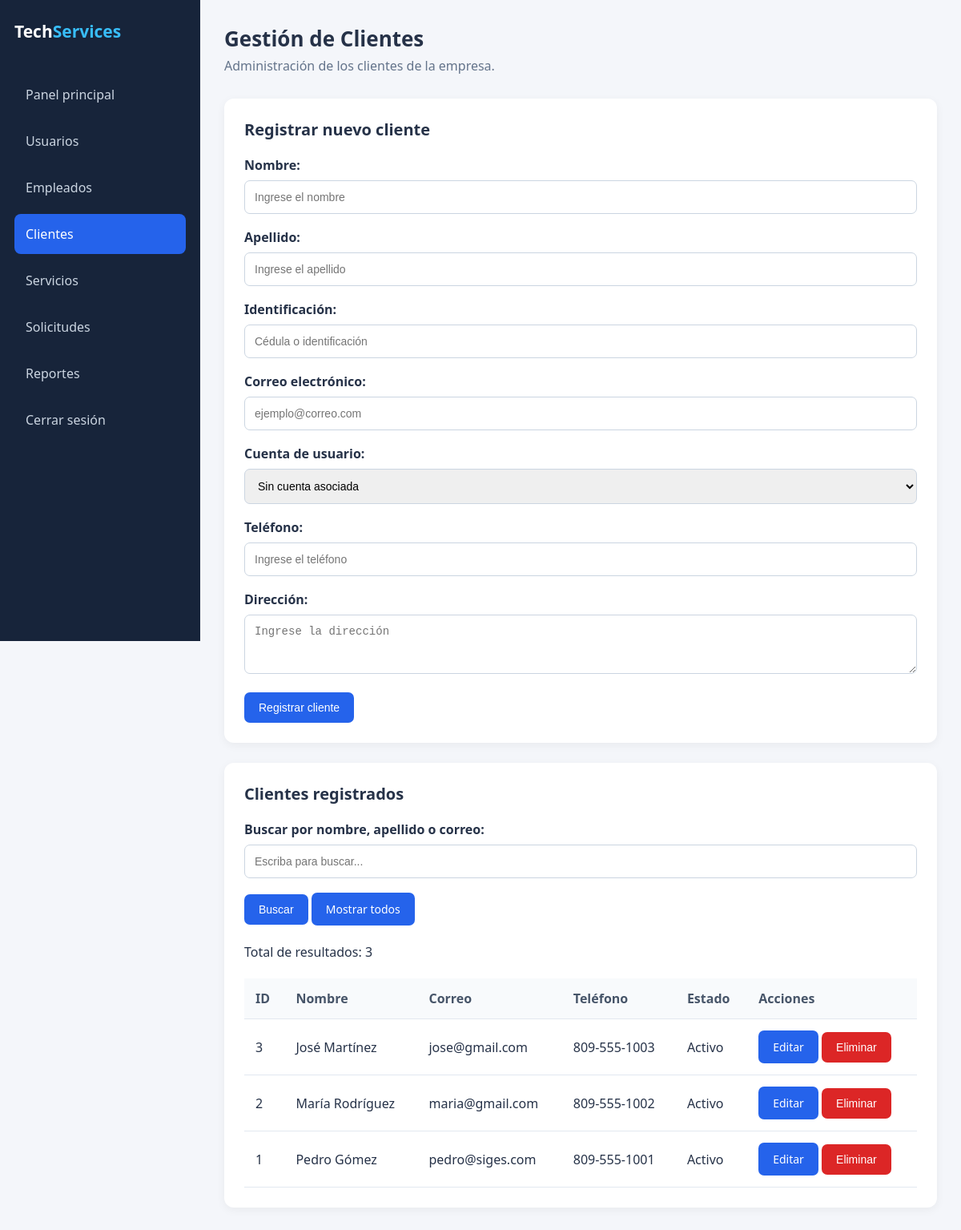
The page /clientes/index.php (signed in) on the database its author committed.
### tables this page shows
CREATE TABLE clientes (
    id INT AUTO_INCREMENT PRIMARY KEY,
    usuario_id INT NULL UNIQUE,
    nombre VARCHAR(100) NOT NULL,
    apellido VARCHAR(100) NOT NULL DEFAULT '',
    identificacion VARCHAR(30) NULL,
    telefono VARCHAR(20) NOT NULL,
    correo VARCHAR(100) NOT NULL,
    direccion VARCHAR(200) NOT NULL,
    estado ENUM('Activo', 'Inactivo') NOT NULL DEFAULT 'Activo',
    CONSTRAINT fk_clientes_usuarios
    FOREIGN KEY (usuario_id) REFERENCES usuarios(id)
);

### clientes/index.php (the view, shortened to what this page needs)
<?php
require_once "../config/conexion.php";
function limpiar($dato) {
    return htmlspecialchars((string)$dato, ENT_QUOTES, "UTF-8");
}
$clienteEditar = null;
$busqueda = trim($_GET["buscar"] ?? "");
if ($busqueda !== "") {
    $consulta = $conexion->prepare(
        "SELECT * FROM clientes
         WHERE nombre LIKE ?
         OR apellido LIKE ?
         OR correo LIKE ?
         ORDER BY id DESC"
    );
    $termino = "%$busqueda%";
    $consulta->execute([
        $termino,
        $termino,
        $termino
    ]);
} else {
    $consulta = $conexion->query(
        "SELECT * FROM clientes ORDER BY id DESC"
    );
}
$clientes = $consulta->fetchAll(PDO::FETCH_ASSOC);
?>
<!DOCTYPE html>
<html lang="es">
<head>
    <link rel="stylesheet" href="../assets/css/dashboard.css">
</head>
<body>
    <?php
        include "../includes/sidebar.php";
    ?>
    <main class="main-content">
        <header class="header">
            <div>
                <h1>Gestión de Clientes</h1>
                <p>Administración de los clientes de la empresa.</p>
            </div>
        </header>
        <section class="section">
            <h2>
                <?php echo $clienteEditar ? "Editar cliente" : "Registrar nuevo cliente"; ?>
            </h2>
            <form method="POST" action="index.php">
                <label>Nombre:</label>
                <input
                    type="text"
                    name="nombre"
                    required
                    value="<?php echo limpiar($clienteEditar["nombre"] ?? ""); ?>"
                    placeholder="Ingrese el nombre"
                >
                <label>Apellido:</label>
                <input
                    type="text"
                    name="apellido"
                    required
                    value="<?php echo limpiar($clienteEditar["apellido"] ?? ""); ?>"
                    placeholder="Ingrese el apellido"
                >
                <label>Identificación:</label>
                <input
                    type="text"
                    name="identificacion"
                    value="<?php echo limpiar($clienteEditar["identificacion"] ?? ""); ?>"
                    placeholder="Cédula o identificación"
                >
                <label>Correo electrónico:</label>
                <input
                    type="email"
                    name="correo"
                    required
                    value="<?php echo limpiar($clienteEditar["correo"] ?? ""); ?>"
                    placeholder="ejemplo@correo.com"
                >
                <label>Cuenta de usuario:</label>
                <select name="usuario_id">
                    <option value="">Sin cuenta asociada</option>
                </select>
                <label>Teléfono:</label>
                <input
                    type="text"
                    name="telefono"
                    required
                    value="<?php echo limpiar($clienteEditar["telefono"] ?? ""); ?>"
                    placeholder="Ingrese el teléfono"
                >
                <label>Dirección:</label>
                <textarea
                    name="direccion"
                    rows="3"
                    required
                    placeholder="Ingrese la dirección"
                ><?php echo limpiar($clienteEditar["direccion"] ?? ""); ?></textarea>
                <button type="submit" class="btn">
                    <?php echo $clienteEditar ? "Guardar cambios" : "Registrar cliente"; ?>
                </button>
            </form>
        </section>
        <section class="section">
            <h2>Clientes registrados</h2>
            <form method="GET" action="index.php">
                <label>Buscar por nombre, apellido o correo:</label>
                <input
                    type="text"
                    name="buscar"
                    value="<?php echo limpiar($busqueda); ?>"
                    placeholder="Escriba para buscar..."
                >
                <button type="submit" class="btn">
                    Buscar
                </button>
                <a href="index.php" class="btn">
                    Mostrar todos
                </a>
            </form>
            <br>
            <p>Total de resultados: <?php echo count($clientes); ?></p>
            <br>
            <table>
                <thead>
                    <tr>
                        <th>ID</th>
                        <th>Nombre</th>
                        <th>Correo</th>
                        <th>Teléfono</th>
                        <th>Estado</th>
                        <th>Acciones</th>
                    </tr>
                </thead>
                <tbody>
                    <?php foreach ($clientes as $cliente): ?>
                        <tr>
                            <td><?php echo limpiar($cliente["id"]); ?></td>
                            <td>
                                <?php
                                echo limpiar(
                                    $cliente["nombre"] . " " . $cliente["apellido"]
                                );
                                ?>
                            </td>
                            <td><?php echo limpiar($cliente["correo"]); ?></td>
                            <td><?php echo limpiar($cliente["telefono"]); ?></td>
                            <td><?php echo limpiar($cliente["estado"]); ?></td>
                            <td>
                                <a
                                    href="index.php?editar=<?php echo limpiar($cliente["id"]); ?>"
                                    class="btn"
                                >
                                    Editar
                                </a>
                                <form
                                    method="POST"
                                    action="index.php"
                                    onsubmit="return confirm('¿Seguro que deseas eliminar este cliente?');"
                                    style="display:inline;"
                                >
                                    <button type="submit" class="btn btn-danger">
                                        Eliminar
                                    </button>
                                </form>
                            </td>
                        </tr>
                    <?php endforeach; ?>
                </tbody>
            </table>
        </section>
    </main>
</body>
</html>

### assets/css/dashboard.css (style rules this page uses)
* { margin: 0; padding: 0; box-sizing: border-box; }
body { font-family: 'Segoe UI', Arial, sans-serif; background: #f4f6fa; color: #263248; }
.main-content { margin-left: 250px; padding: 30px; }
.header { display: flex; justify-content: space-between; align-items: center; margin-bottom: 30px; }
.header h1 { font-size: 26px; }
.header p { color: #64748b; margin-top: 5px; }
.section { background: white; padding: 25px; border-radius: 12px; box-shadow: 0 3px 12px rgba(0,0,0,0.05); margin-bottom: 25px; }
.section h2 { margin-bottom: 20px; font-size: 20px; }
.btn { display: inline-block; border: none; padding: 11px 18px; border-radius: 7px; background: #2563eb; color: white; text-decoration: none; cursor: pointer; font-size: 14px; }
.btn-danger { background: #dc2626; }
table { width: 100%; border-collapse: collapse; }
th, td { padding: 14px; text-align: left; border-bottom: 1px solid #e2e8f0; }
th { background: #f8fafc; color: #475569; }
input, select, textarea { width: 100%; padding: 12px; margin: 8px 0 18px; border: 1px solid #cbd5e1; border-radius: 7px; font-size: 14px; }
label { font-weight: 600; }

### rows shown on the page
clientes: id "3", nombre+apellido "José Martínez", correo "jose@gmail.com", telefono "809-555-1003", estado "Activo"
clientes: id "2", nombre+apellido "María Rodríguez", correo "maria@gmail.com", telefono "809-555-1002", estado "Activo"
clientes: id "1", nombre+apellido "Pedro Gómez", correo "pedro@siges.com", telefono "809-555-1001", estado "Activo"

### other values the page prints
count($clientes) "3"
